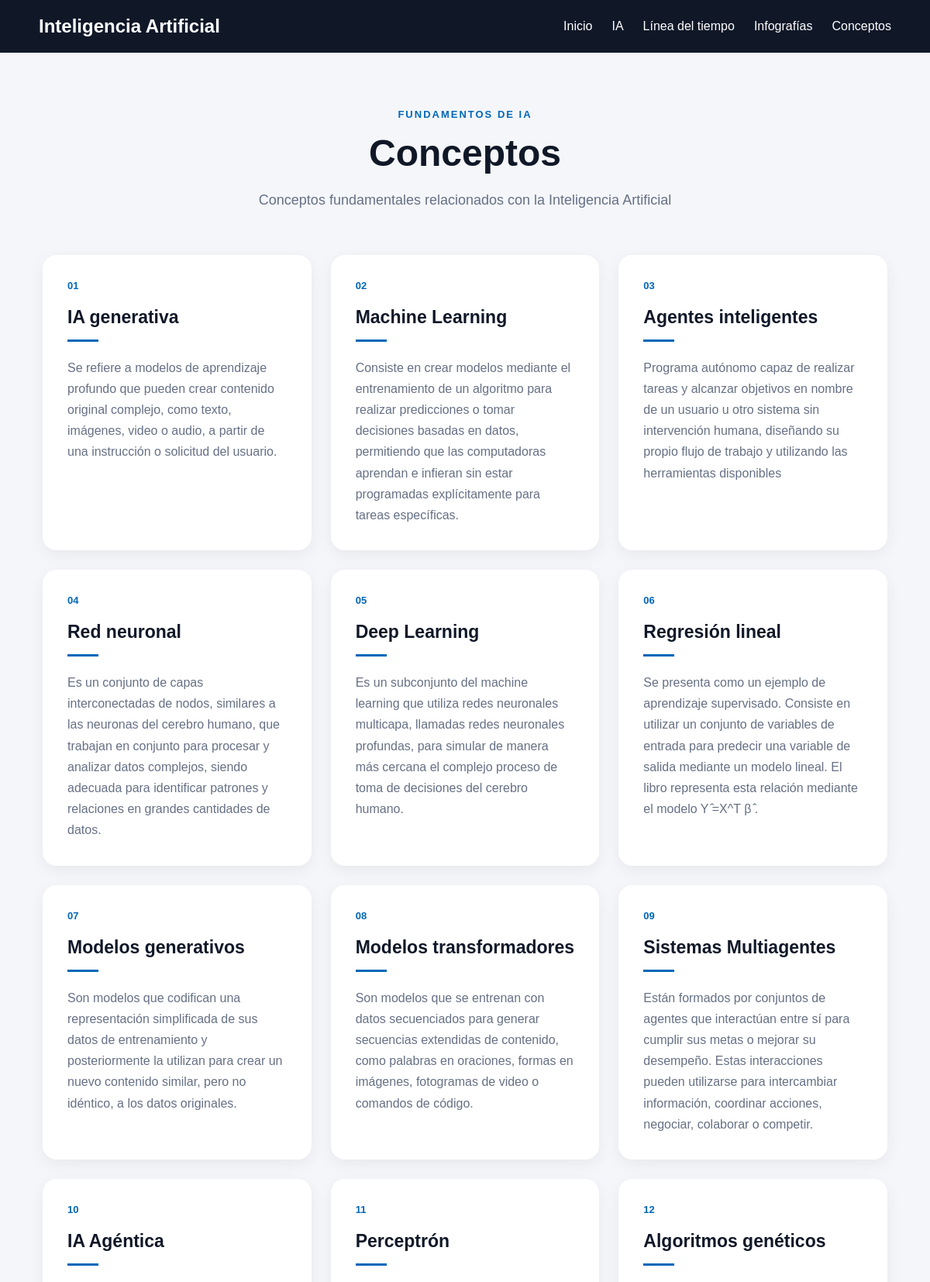
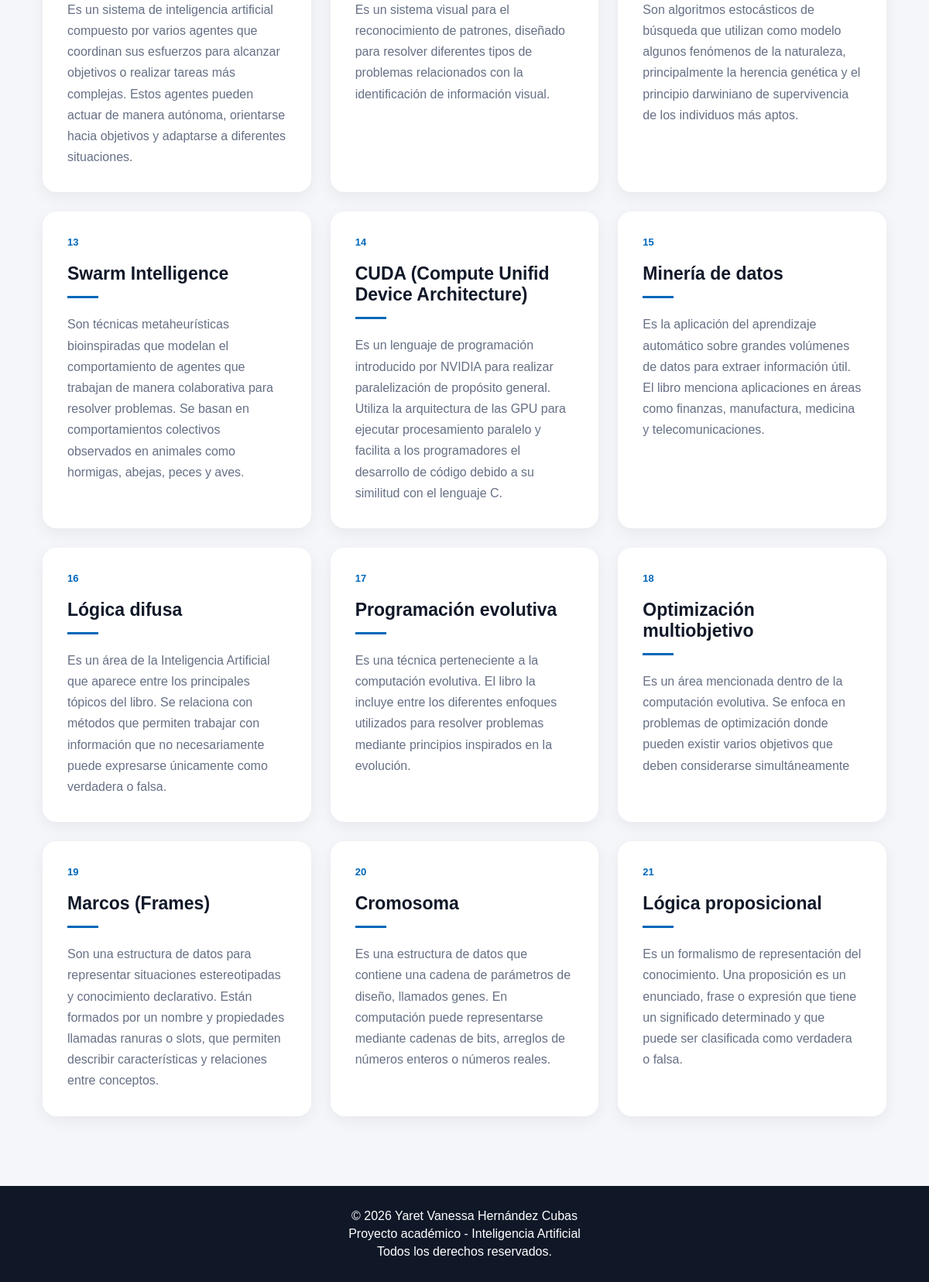
The page /conceptos/ on the database its author committed (2 pictures, top to bottom).
### principal/models.py (models this page shows, shortened)
class Concepto(models.Model):
    nombre = models.CharField(max_length=100)
    definicion = models.TextField()

### principal/views.py (the view)
# urls.py: path('conceptos/', views.conceptos, name='conceptos'),
def conceptos(request):
    conceptos = Concepto.objects.all()
    return render(request, 'principal/conceptos.html', {
        'conceptos': conceptos
    })

### templates/principal/conceptos.html (shortened to what this page needs)
{% extends 'principal/base.html' %}
{% block content %}
<section class="pagina-conceptos">
    <div class="encabezado-ia">
        <span class="etiqueta">
            FUNDAMENTOS DE IA
        </span>
        <h2>Conceptos</h2>
        <p>
            Conceptos fundamentales relacionados con la Inteligencia Artificial
        </p>
    </div>
    <div class="contenedor-conceptos">
        {% for concepto in conceptos %}
        <article class="concepto-card">
            <div class="concepto-numero">
                {{ forloop.counter|stringformat:"02d" }}
            </div>
            <h3>{{ concepto.nombre }}</h3>
            <div class="linea-card"></div>
            <p>
                {{ concepto.definicion }}
            </p>
        </article>
        {% empty %}
        <p class="sin-conceptos">
            Todavía no hay conceptos registrados.
        </p>
        {% endfor %}
    </div>
</section>
{% endblock %}

### static/principal/css/styles.css (style rules this page uses)
* { margin: 0; padding: 0; box-sizing: border-box; }
body { font-family: Arial, sans-serif; background-color: #f4f6f9; color: #222; }
.encabezado-ia { text-align: center; max-width: 800px; margin: 0 auto 65px; }
.etiqueta { display: inline-block; font-size: 13px; font-weight: bold; letter-spacing: 2px; color: #0067b8; margin-bottom: 15px; }
.encabezado-ia h2 { font-size: 48px; margin-bottom: 18px; color: #101828; }
.encabezado-ia p { font-size: 18px; line-height: 1.7; color: #667085; }
.linea-card { width: 40px; height: 3px; background-color: #0067b8; margin-bottom: 20px; }
.pagina-conceptos { max-width: 1150px; margin: 0 auto; padding: 70px 30px 90px; }
.pagina-conceptos .encabezado-ia { text-align: center; max-width: 800px; margin: 0 auto 55px; }
.contenedor-conceptos { display: grid; grid-template-columns: repeat(3, 1fr); gap: 25px; }
.concepto-card { background-color: white; padding: 32px; border-radius: 18px; box-shadow: 0 6px 20px rgba(16, 24, 40, 0.06); transition: transform 0.25s ease, box-shadow 0.25s ease; }
.concepto-numero { font-size: 13px; font-weight: bold; color: #0067b8; margin-bottom: 20px; }
.concepto-card h3 { font-size: 23px; color: #101828; margin-bottom: 15px; }
.concepto-card .linea-card { width: 40px; height: 3px; background-color: #0067b8; margin-bottom: 20px; }
.concepto-card p { color: #667085; font-size: 16px; line-height: 1.7; }

### rows shown on the page
Concepto: nombre "IA generativa", definicion "Se refiere a modelos de aprendizaje profundo que pueden crear contenido original complejo, como texto, imágenes, video o audio, a partir de una instrucción o solicitud del usuario."
Concepto: nombre "Machine Learning", definicion "Consiste en crear modelos mediante el entrenamiento de un algoritmo para realizar predicciones o tomar decisiones basadas en datos, permitiendo que las computadoras aprendan e infieran sin estar programadas explícitamente para tareas específicas."
Concepto: nombre "Agentes inteligentes", definicion "Programa autónomo capaz de realizar tareas y alcanzar objetivos en nombre de un usuario u otro sistema sin intervención humana, diseñando su propio flujo de trabajo y utilizando las herramientas disponibles"
Concepto: nombre "Red neuronal", definicion "Es un conjunto de capas interconectadas de nodos, similares a las neuronas del cerebro humano, que trabajan en conjunto para procesar y analizar datos complejos, siendo adecuada para identificar patrones y relaciones en grandes cantidades de datos."
Concepto: nombre "Deep Learning", definicion "Es un subconjunto del machine learning que utiliza redes neuronales multicapa, llamadas redes neuronales profundas, para simular de manera más cercana el complejo proceso de toma de decisiones del cerebro humano."
Concepto: nombre "Regresión lineal", definicion "Se presenta como un ejemplo de aprendizaje supervisado. Consiste en utilizar un conjunto de variables de entrada para predecir una variable de salida mediante un modelo lineal. El libro representa esta relación mediante el modelo Y ̂=X^T β ̂."
Concepto: nombre "Modelos generativos", definicion "Son modelos que codifican una representación simplificada de sus datos de entrenamiento y posteriormente la utilizan para crear un nuevo contenido similar, pero no idéntico, a los datos originales."
Concepto: nombre "Modelos transformadores", definicion "Son modelos que se entrenan con datos secuenciados para generar secuencias extendidas de contenido, como palabras en oraciones, formas en imágenes, fotogramas de video o comandos de código."
Concepto: nombre "Sistemas Multiagentes", definicion "Están formados por conjuntos de agentes que interactúan entre sí para cumplir sus metas o mejorar su desempeño. Estas interacciones pueden utilizarse para intercambiar información, coordinar acciones, negociar, colaborar o competir."
Concepto: nombre "IA Agéntica", definicion "Es un sistema de inteligencia artificial compuesto por varios agentes que coordinan sus esfuerzos para alcanzar objetivos o realizar tareas más complejas. Estos agentes pueden actuar de manera autónoma, orientarse hacia objetivos y adaptarse a diferentes situaciones."
Concepto: nombre "Perceptrón", definicion "Es un sistema visual para el reconocimiento de patrones, diseñado para resolver diferentes tipos de problemas relacionados con la identificación de información visual."
Concepto: nombre "Algoritmos genéticos", definicion "Son algoritmos estocásticos de búsqueda que utilizan como modelo algunos fenómenos de la naturaleza, principalmente la herencia genética y el principio darwiniano de supervivencia de los individuos más aptos."
Concepto: nombre "Swarm Intelligence", definicion "Son técnicas metaheurísticas bioinspiradas que modelan el comportamiento de agentes que trabajan de manera colaborativa para resolver problemas. Se basan en comportamientos colectivos observados en animales como hormigas, abejas, peces y aves."
Concepto: nombre "CUDA (Compute Unifid Device Architecture)", definicion "Es un lenguaje de programación introducido por NVIDIA para realizar paralelización de propósito general. Utiliza la arquitectura de las GPU para ejecutar procesamiento paralelo y facilita a los programadores el desarrollo de código debido a su similitud con el lenguaje C."
Concepto: nombre "Minería de datos", definicion "Es la aplicación del aprendizaje automático sobre grandes volúmenes de datos para extraer información útil. El libro menciona aplicaciones en áreas como finanzas, manufactura, medicina y telecomunicaciones."
Concepto: nombre "Lógica difusa", definicion "Es un área de la Inteligencia Artificial que aparece entre los principales tópicos del libro. Se relaciona con métodos que permiten trabajar con información que no necesariamente puede expresarse únicamente como verdadera o falsa."
Concepto: nombre "Programación evolutiva", definicion "Es una técnica perteneciente a la computación evolutiva. El libro la incluye entre los diferentes enfoques utilizados para resolver problemas mediante principios inspirados en la evolución."
Concepto: nombre "Optimización multiobjetivo", definicion "Es un área mencionada dentro de la computación evolutiva. Se enfoca en problemas de optimización donde pueden existir varios objetivos que deben considerarse simultáneamente"
Concepto: nombre "Marcos (Frames)", definicion "Son una estructura de datos para representar situaciones estereotipadas y conocimiento declarativo. Están formados por un nombre y propiedades llamadas ranuras o slots, que permiten describir características y relaciones entre conceptos."
Concepto: nombre "Cromosoma", definicion "Es una estructura de datos que contiene una cadena de parámetros de diseño, llamados genes. En computación puede representarse mediante cadenas de bits, arreglos de números enteros o números reales."
Concepto: nombre "Lógica proposicional", definicion "Es un formalismo de representación del conocimiento. Una proposición es un enunciado, frase o expresión que tiene un significado determinado y que puede ser clasificada como verdadera o falsa."
